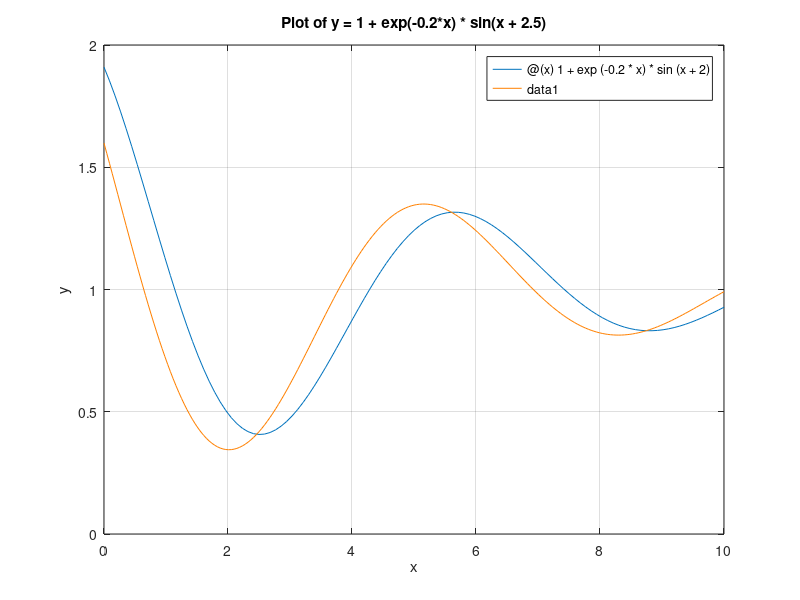

This figure's MATLAB source:
f = @(x) 1 + exp(-0.2*x) * sin(x + 2);
[x_min, y_min] = fminbnd(f, 0, 10);
fprintf('(x, y) = \n(%.4f, %.4f)\n', x_min, y_min);

fplot(f, [0, 10]);
hold on;
title('Plot of y = 1 + exp(-0.2*x) * sin(x + 2)');
xlabel('x');
ylabel('y');
grid on;

f_parametric = @(x, c) 1 + exp(-0.2*x) * sin(x + c);
c = 2.5;
[x_min_parametric, y_min_parametric] = fminbnd(@(x) f_parametric(x, c), 0, 10);
fprintf('(x, y) =\n (%.4f, %.4f)\n', x_min_parametric, y_min_parametric);
fplot(@(x) f_parametric(x, c), [0, 10], 'Color', [1, 0.5, 0]);
title(['Plot of y = 1 + exp(-0.2*x) * sin(x + ' num2str(c) ')']);
xlabel('x');
ylabel('y');
grid on;
